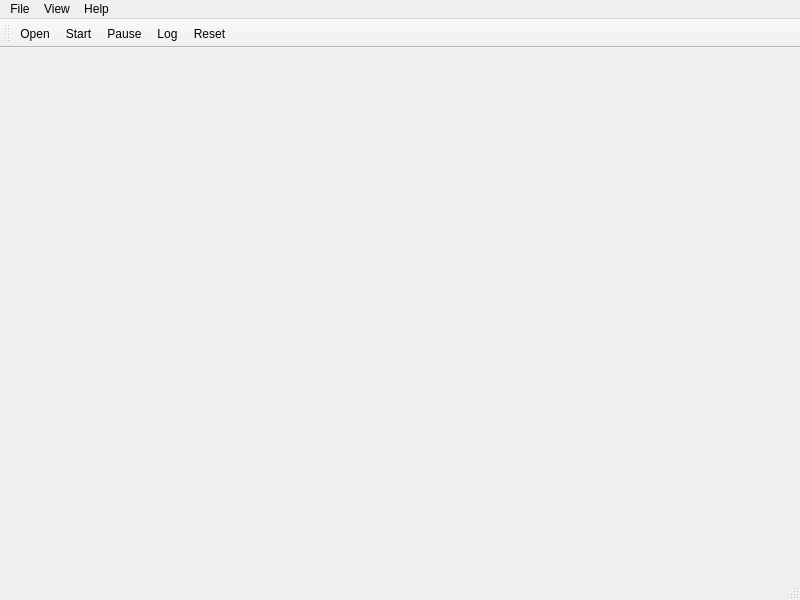
<?xml version="1.0" encoding="UTF-8"?>
<ui version="4.0">
 <class>MainWindow</class>
 <widget class="QMainWindow" name="MainWindow">
  <property name="geometry">
   <rect>
    <x>0</x>
    <y>0</y>
    <width>800</width>
    <height>600</height>
   </rect>
  </property>
  <property name="windowTitle">
   <string>Monitoring of Hydrophone</string>
  </property>
  <widget class="QWidget" name="centralwidget"/>
  <widget class="QMenuBar" name="menubar">
   <property name="geometry">
    <rect>
     <x>0</x>
     <y>0</y>
     <width>800</width>
     <height>22</height>
    </rect>
   </property>
   <widget class="QMenu" name="menuFile">
    <property name="title">
     <string>File</string>
    </property>
    <addaction name="actionOpen"/>
    <addaction name="actionSave"/>
    <addaction name="separator"/>
    <addaction name="actionExit"/>
   </widget>
   <widget class="QMenu" name="menuView">
    <property name="title">
     <string>View</string>
    </property>
   </widget>
   <widget class="QMenu" name="menuHelp">
    <property name="title">
     <string>Help</string>
    </property>
    <addaction name="actionAbout"/>
   </widget>
   <addaction name="menuFile"/>
   <addaction name="menuView"/>
   <addaction name="menuHelp"/>
  </widget>
  <widget class="QStatusBar" name="statusbar"/>
  <widget class="QToolBar" name="toolBar">
   <property name="windowTitle">
    <string>toolBar</string>
   </property>
   <attribute name="toolBarArea">
    <enum>TopToolBarArea</enum>
   </attribute>
   <attribute name="toolBarBreak">
    <bool>false</bool>
   </attribute>
   <addaction name="actionOpen"/>
   <addaction name="actionStart"/>
   <addaction name="actionPause"/>
   <addaction name="actionLog"/>
   <addaction name="actionReset"/>
  </widget>
  <action name="actionOpen">
   <property name="text">
    <string>Open</string>
   </property>
  </action>
  <action name="actionExit">
   <property name="text">
    <string>Exit</string>
   </property>
  </action>
  <action name="actionAbout">
   <property name="text">
    <string>About</string>
   </property>
  </action>
  <action name="actionStart">
   <property name="text">
    <string>Start</string>
   </property>
  </action>
  <action name="actionPause">
   <property name="text">
    <string>Pause</string>
   </property>
  </action>
  <action name="actionReset">
   <property name="text">
    <string>Reset</string>
   </property>
  </action>
  <action name="actionSave">
   <property name="text">
    <string>Save</string>
   </property>
  </action>
  <action name="actionLog">
   <property name="text">
    <string>Log</string>
   </property>
  </action>
 </widget>
 <resources/>
 <connections/>
</ui>
